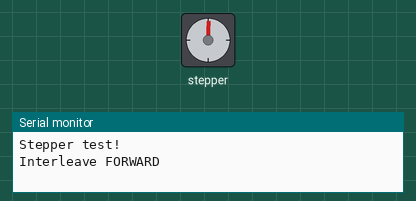
Recording of a sketch running on a simulated Arduino Uno, built with avr-gcc and run on an emulated ATmega328P. Shown: stepper motor, the last lines printed to the serial monitor. Stepper angles assume 48 steps per turn.

Above: at 0.15 s.
At 7.08 s:
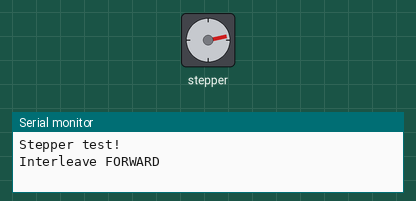
At 14.92 s:
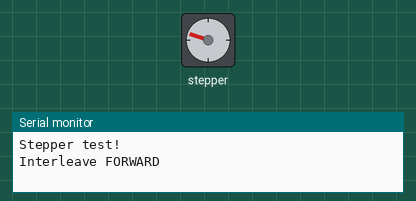
At 29.3 s:
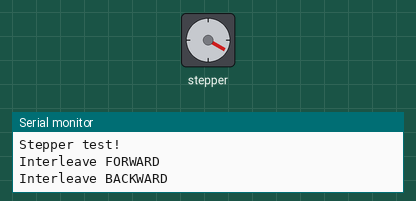
Timing chart, 0 to 40.0 s (numbered marks = the images above):
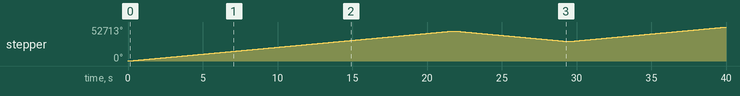

Measured:
- by itself, stepper: turns 46080° clockwise in 21.5 s, then 15360° counter-clockwise in 7.2 s, then 21963° clockwise in 10.3 s

The sketch:

sketch_mar17b.ino
```cpp
#include <AFMotor.h>
AF_Stepper motor(48, 2);  //48步馬達接第2組接口

void setup() {
  Serial.begin(9600);
  Serial.println("Stepper test!");
  motor.setSpeed(400);  //轉速
}

void loop() {
  Serial.println("Interleave FORWARD");
  motor.step(12288, FORWARD, INTERLEAVE);  //正轉4096為360度一圈
  delay(500);

  Serial.println("Interleave BACKWARD");
  motor.step(4096, BACKWARD, INTERLEAVE);  //反轉4096為360度一圈
  delay(500);
}
```
